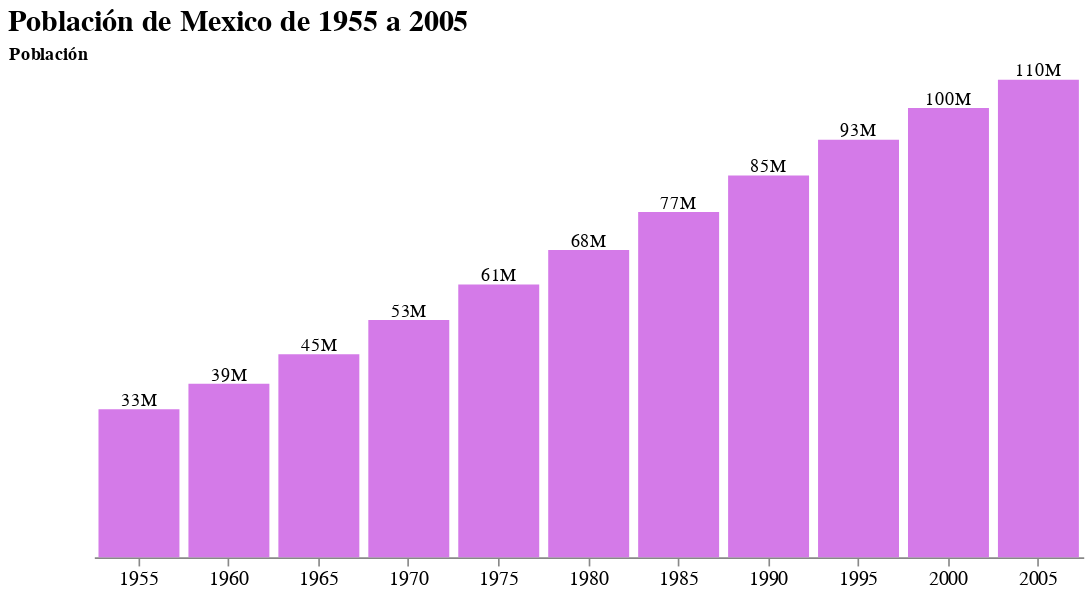

Notebook cell for this chart:
### Code cell
grafico_dos.properties(
    title = f"Población de {segundo_pais} de 1955 a 2005",
    width = 600,
).configure_title(
    fontSize = 18,
    anchor = 'start',
).configure_view(
    strokeWidth=0
)

### Figure 1 — Vega-Lite specification as saved in the notebook (floating-point values rounded to 4 significant figures)
{"config": {"view": {"continuousWidth": 400, "continuousHeight": 300, "strokeWidth": 0}, "title": {"anchor": "start", "fontSize": 18}}, "layer": [{"mark": {"type": "bar", "fill": "#D47AE8"}, "encoding": {"x": {"axis": {"labelAngle": 0, "labelFontSize": 12}, "field": "year", "title": "", "type": "ordinal"}, "y": {"axis": {"domain": false, "format": ".2s", "grid": false, "labels": false, "ticks": false, "titleAnchor": "end", "titleAngle": 0}, "field": "pop", "title": "Población", "type": "quantitative"}}}, {"mark": {"type": "text", "dy": -5}, "encoding": {"text": {"field": "pop", "format": ".2s", "type": "quantitative"}, "x": {"axis": {"labelAngle": 0, "labelFontSize": 12}, "field": "year", "title": "", "type": "ordinal"}, "y": {"axis": {"domain": false, "format": ".2s", "grid": false, "labels": false, "ticks": false, "titleAnchor": "end", "titleAngle": 0}, "field": "pop", "title": "Población", "type": "quantitative"}}}], "data": {"name": "data-aba864ee56f53a3188d399bc2e3218f7"}, "title": "Población de Mexico de 1955 a 2005", "width": 600, "$schema": "https://vega.github.io/schema/vega-lite/v4.17.0.json", "datasets": {"data-aba864ee56f53a3188d399bc2e3218f7": [{"year": 1955, "country": "Mexico", "cluster": 3, "pop": 32929914, "life_expect": 55.19, "fertility": 6.8}, {"year": 1960, "country": "Mexico", "cluster": 3, "pop": 38578505, "life_expect": 58.3, "fertility": 6.75}, {"year": 1965, "country": "Mexico", "cluster": 3, "pop": 45142399, "life_expect": 60.11, "fertility": 6.75}, {"year": 1970, "country": "Mexico", "cluster": 3, "pop": 52775158, "life_expect": 62.36, "fertility": 6.5}, {"year": 1975, "country": "Mexico", "cluster": 3, "pop": 60678045, "life_expect": 65.03, "fertility": 5.25}, {"year": 1980, "country": "Mexico", "cluster": 3, "pop": 68347479, "life_expect": 67.41, "fertility": 4.25}, {"year": 1985, "country": "Mexico", "cluster": 3, "pop": 76767225, "life_expect": 69.5, "fertility": 3.63}, {"year": 1990, "country": "Mexico", "cluster": 3, "pop": 84913652, "life_expect": 71.45, "fertility": 3.191}, {"year": 1995, "country": "Mexico", "cluster": 3, "pop": 92880353, "life_expect": 73.67, "fertility": 2.671}, {"year": 2000, "country": "Mexico", "cluster": 3, "pop": 99926620, "life_expect": 74.9, "fertility": 2.401}, {"year": 2005, "country": "Mexico", "cluster": 3, "pop": 106202903, "life_expect": 76.19, "fertility": 2.211}]}}
